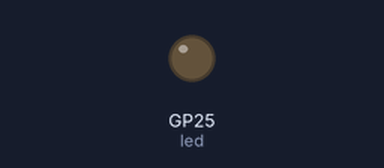
A program run on a simulated Raspberry Pi Pico running MicroPython. On the bench: output pins drawn as LEDs (lit = HIGH).

Above: at 0.65 s.
At 5.1 s:
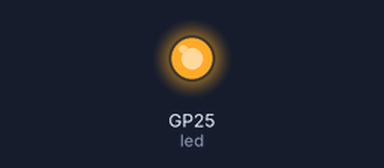
Timing chart, 0 to 5.4 s (numbered marks = the images above):
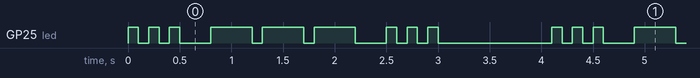

Measured:
- by itself, GP25 (led): repeats every 4.1 s: 2 × (LOW 0.10 s, HIGH 0.10 s), LOW 0.30 s, 2 × (HIGH 0.40 s, LOW 0.10 s), HIGH 0.40 s, LOW 0.30 s, 2 × (HIGH 0.10 s, LOW 0.10 s), HIGH 0.10 s, LOW 1.1 s, HIGH 0.10 s
- by itself, everything shown: repeats every 4.1 s, in 18 steps

The program:

Prog3_SOSpattern.py
```python
# SOS pattern - Morse code

from machine import Pin # type: ignore
import time

led = Pin("LED", Pin.OUT)

def blink(duration):
    led.on()
    time.sleep(duration)
    led.off()
    time.sleep(0.1)

while True:
    # S = 3 short blinks
    for _ in range (3):
        blink(0.1)
    time.sleep(0.2)

    # O = 3 long blinks
    for _ in range (3):
        blink(0.4)
    time.sleep(0.2)

    # S = 3 short blinks
    for _ in range (3):
        blink(0.1)
    time.sleep(1)
```
